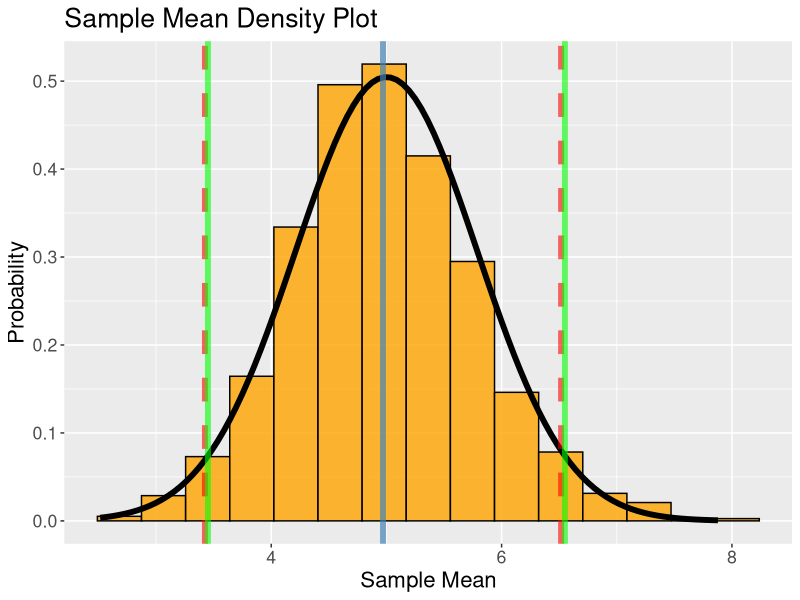
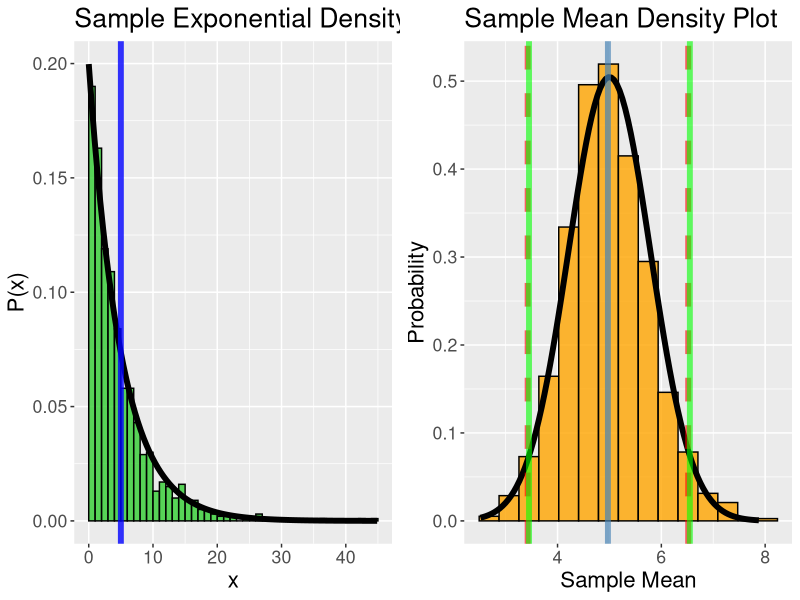

Source code (R) for these figures, in order:
library(ggplot2)
library(gridExtra)

lambda = 0.2;

theoretical_mean <- 1/lambda
standard_error <- (1/lambda)/sqrt(40)


mns = NULL
for (i in 1 : 1000){
mns = c(mns, mean(rexp(40, lambda)))
}

average_means <- mean(mns)
sd_means <- sd(mns)
means_frame <- data.frame(mns)


exp_values <- rexp(1000,lambda)
exp_frame <- data.frame(exp_values)

exp_plot <- ggplot(exp_frame, aes(x=exp_values)) +
geom_histogram(alpha = .80, binwidth=1, boundary=1, colour = "black", 
fill = "limegreen",aes(y = ..density..))+
stat_function(fun = dexp, args = list(rate=lambda), size=2)+
geom_vline(xintercept = theoretical_mean, linetype = "solid",color="blue",
size=2,alpha = 0.8)+
labs(title="Sample Exponential Density Plot",x = "x",y="P(x)")+
theme(text = element_text(size=16))
  
  
  
  


sample_means_plot <- ggplot(means_frame, aes(x=mns)) +
geom_histogram(alpha = .80, bins = 15, colour = "black", 
fill = "orange",aes(y = ..density..))+
stat_function(fun = dnorm, args = list(mean = theoretical_mean, sd = standard_error)
, size=2)+
geom_vline(xintercept = average_means, linetype = "solid",color="steelblue",size=2,alpha = 0.7)+
geom_vline(xintercept = c(average_means-1.96*sd_means, average_means+1.96*sd_means),
linetype = "dashed",color="red",size=2,alpha=0.6)+
geom_vline(xintercept = c(theoretical_mean-1.96*standard_error, 
theoretical_mean+1.96*standard_error),
linetype = "solid",color="green",size=2,alpha=0.6)+
labs(title="Sample Mean Density Plot",x = "Sample Mean",y="Probability")+
theme(text = element_text(size=16))

print(sample_means_plot)
plot_CLT <- grid.arrange(exp_plot, sample_means_plot, ncol = 2)

